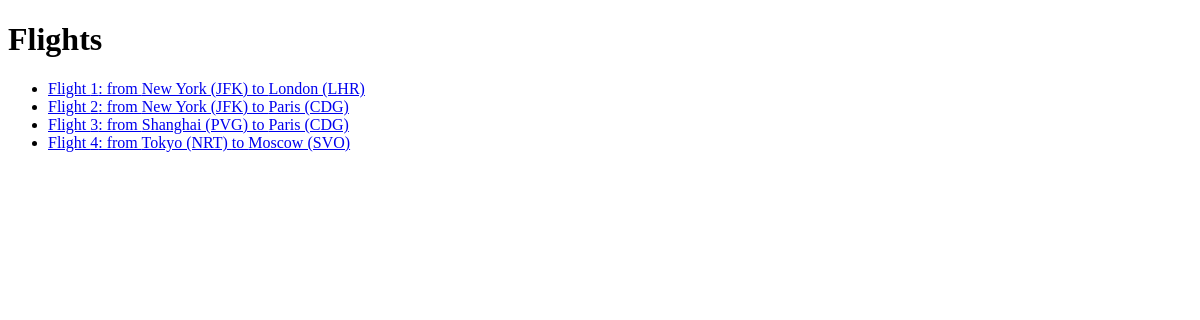
The page /flights/ on the database as committed earlier.
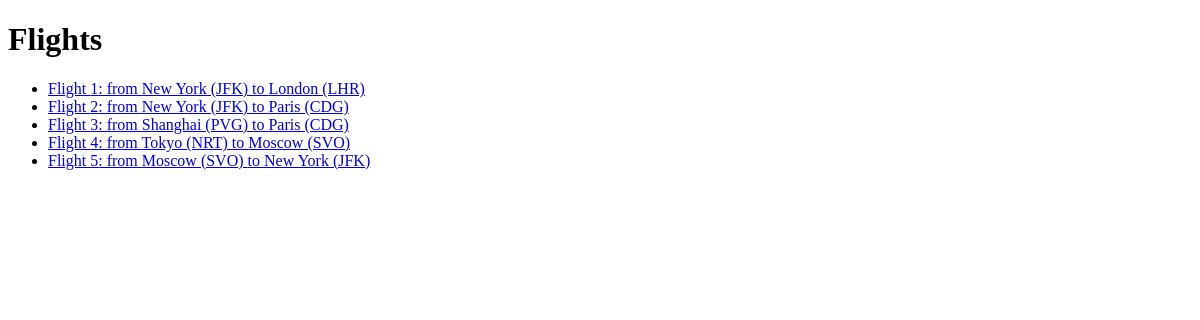
The same page on the database as committed later.
### flights/models.py (models this page shows, shortened)
class Flight(models.Model):
	origin = models.ForeignKey(Airport, on_delete=models.CASCADE, related_name="deparures")
	destination = models.ForeignKey(Airport, on_delete=models.CASCADE, related_name="arrivals")
	duration = models.IntegerField()

class Airport(models.Model):
	code = models.CharField(max_length=3)
	city = models.CharField(max_length=64)
	def __str__(self):
		return f"{self.city} ({self.code})"

### flights/views.py (the view)
# urls.py: path("", views.index, name="index"),
def index(request):
	return render(request, "flights/index.html", {
		"flights": Flight.objects.all()
	})

### flights/templates/flights/index.html
{% extends "flights/layout.html" %}
{% block body %}
	<h1>Flights</h1>
	<ul>
		{% for i in flights %}
			<li>
				<a href="{% url 'flight' i.id %}">
					Flight {{ i.id }}: from {{ i.origin }} to {{ i.destination }}
				</a>
			</li>
		{% endfor %}
	</ul>
{% endblock %}

Rows that differ between the two databases and show on the page:
added Flight: id "5", origin "Moscow (SVO)", destination "New York (JFK)"
